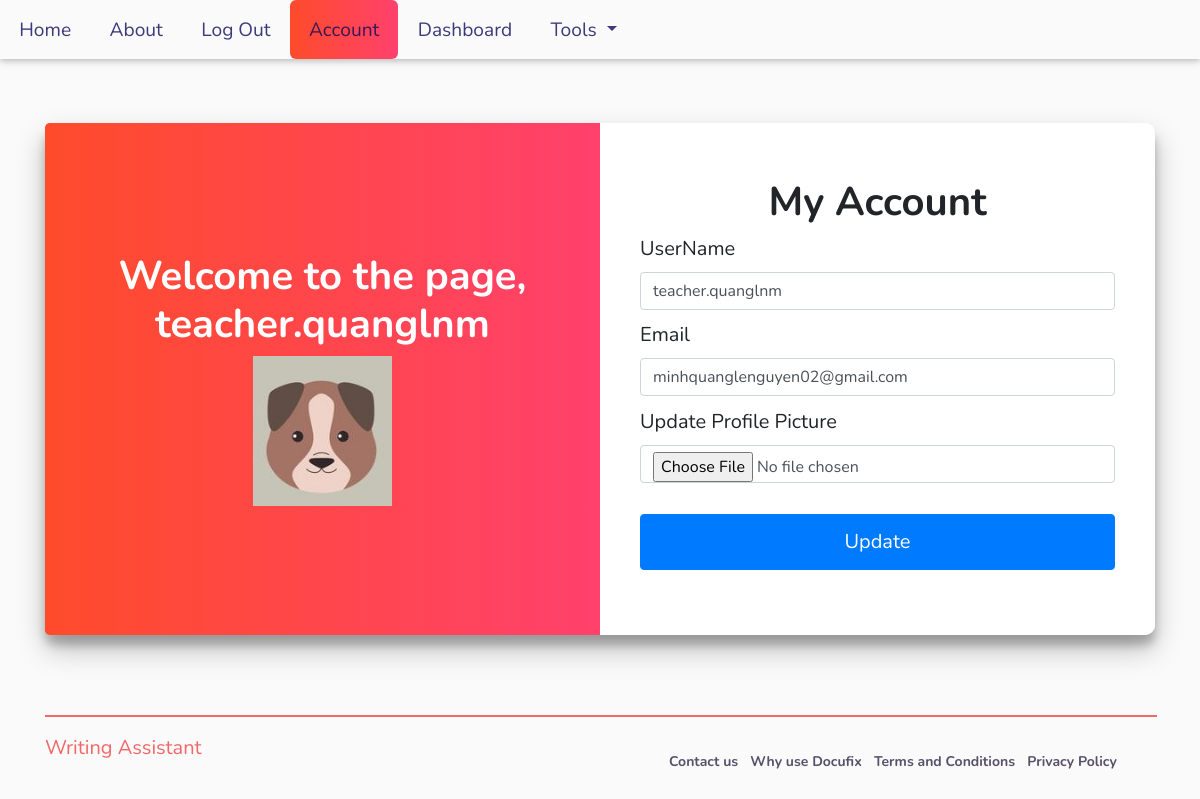
/account (signed in), run on the app's committed database.
### application/models.py (models this page shows, shortened)
class User(db.Model, UserMixin):
    __tablename__ = 'users'
    id = db.Column(db.Integer, primary_key=True)
    email = db.Column(db.String(64), index=True)
    username = db.Column(db.String(64), unique=True, index=True)
    password_hash = db.Column(db.String(128))
    profile_image = db.Column(db.String(64), nullable=False, default='default_profile.png')
    is_active = db.Column(db.Boolean, default=True)
    completions = db.relationship('TextCompletion', backref='user', lazy='dynamic')

### application/users/views.py (the view)
@users.route('/account',methods=['GET','POST'])
@login_required
def account():
    form = UpdateUserForm()
    if form.validate_on_submit():
        if form.picture.data:
            username = current_user.username
            pic = add_profile_pic(form.picture.data,username)
            current_user.profile_image = pic
        current_user.username = form.username.data
        current_user.email = form.email.data
        db.session.commit()
        flash('User Account Updated!')
        return redirect(url_for('users.account'))
    elif request.method == "GET":
        form.username.data = current_user.username
        form.email.data = current_user.email
    profile_image = url_for('static',filename='profile_pics/'+current_user.profile_image)
    return render_template('account.html',profile_image=profile_image,form=form)

### application/users/forms.py (shortened to what this page needs)
class UpdateUserForm(FlaskForm):
    email = StringField('Email',validators=[DataRequired(),Email()])
    username = StringField('UserName',validators=[DataRequired()])
    picture = FileField('Update Profile Picture',validators=[FileAllowed(['jpg','png'])])
    submit = SubmitField('Update')

### application/models.py (called while the page is built)
@login_manager.user_loader
def load_user(user_id):
    return User.query.get(user_id)

### application/templates/account.html (shortened to what this page needs)
{% extends "base.html" %}
{% block content %}
<head>
  <link rel="stylesheet" href="https://cdnjs.cloudflare.com/ajax/libs/font-awesome/4.7.0/css/font-awesome.min.css" />
  <link href="https://unpkg.com/aos@2.3.1/dist/aos.css" rel="stylesheet" />
  <link rel="stylesheet" href="https://stackpath.bootstrapcdn.com/bootstrap/4.3.1/css/bootstrap.min.css"
 />
  <link rel="stylesheet" type="text/css" href="https://stackpath.bootstrapcdn.com/bootstrap/4.3.1/css/bootstrap.min.css"
 />
  <link rel="stylesheet" href="../static/css/account.css">
</head>
  <div id="container">
    <div class="jumbotron">
      <div align='center'>
        <h1>Welcome to the page, {{current_user.username}}</h1>
        <img align='center' src="{{url_for('static',filename='profile_pics/'+current_user.profile_image)}}">
      </div>
    </div>
    <form method="POST" class="my-form">
      <h1>My Account</h1>
      <div class="form-group">
        {{form.username.label(class='form-label')}}
        {{form.username(class='form-control')}}
      </div>
      <div class="form-group">
      {{form.email.label(class='form-label')}}
      {{form.email(class='form-control')}}
      </div>
      <div class="form-group">
      {{form.picture.label(class='form-label')}}
      {{form.picture(class='form-control')}}
      </div>
      <div class="form-group">
       {{form.submit(class='btn btn-primary')}}
      </div>
    </form>
  </div>
{% endblock %}

### application/static/css/header&footer.css (style rules this page uses)
* { scroll-behavior: smooth; }
html { box-sizing: border-box; }
body { font-family: 'Nunito' !important; margin: 0; padding: 0; width: 100%; height: 100%; background-color: #fafafa !important; position: relative; }

### application/static/css/account.css (style rules this page uses)
* { margin: 0; padding: 0; box-sizing: border-box; }
body { height: 100vh; }
body > .container > #container { display: flex; justify-content: center; box-shadow: 0 14px 28px rgba(0,0,0,0.25), 0 10px 10px rgba(0,0,0,0.22); border-radius: 10px; padding: 0 !important; height: 80%; width: 100%; }
.my-form { display: flex; flex-direction: column; justify-content: center; width: 50%; background-color: #fff; padding: 20px 40px; border-radius: 10px; border-top-left-radius: 0 !important; border-bottom-left-radius: 0 !important; }
.jumbotron { width: 50%; max-height: 100%; display: flex; justify-content: center; align-items: center; background: linear-gradient(to right, #FF4B2B, #FF416C); margin: 0 !important; border-top-right-radius: 0 !important; border-bottom-right-radius: 0 !important; color: #fff; }
h1 { text-align: center; font-weight: bolder; }
.form-group { height: 15%; }
.btn-primary { width: 100%; padding: 12px 15px; font-size: 20px; margin-top: 20px; }
.form-label { font-size: 20px; }

### data on the page
User: username "teacher.quanglnm", profile_image (placeholder picture), email "minhquanglenguyen02@gmail.com"
